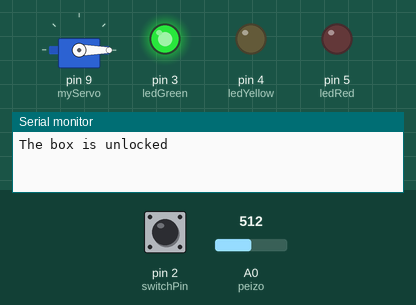
This sketch was run on a simulated Arduino Uno, built with avr-gcc and run on an emulated ATmega328P. Shown: servo, output pins drawn as LEDs (lit = HIGH), the last lines printed to the serial monitor. Dashed ring = blinking. The inputs (shaded band) are chosen by the test bench; at power-on: pin 2 (switchPin) LOW, A0 (peizo) = 512.

Above: at 1.2 s.
1.3 s: pin 2 (switchPin) pulled HIGH for 0.15 s
At 2.1 s:
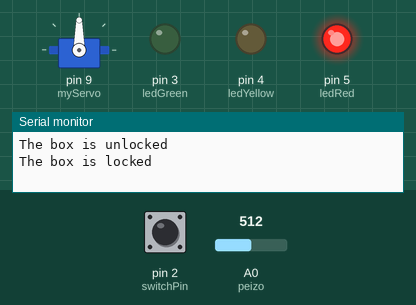
2.9 s: A0 (peizo) set to 415
4.4 s: A0 (peizo) set to 386
At 4.49 s:
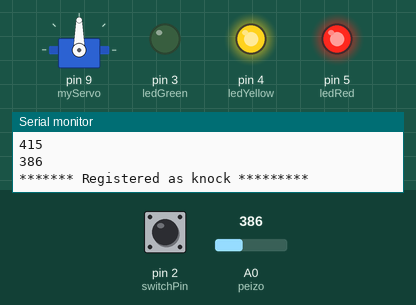
6.0 s: pin 2 (switchPin) pulled HIGH for 3.2 s
At 10.1 s:
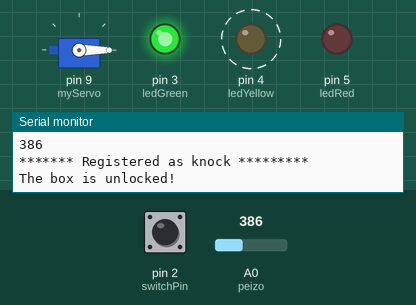
Timing chart, 0 to 11.6 s (numbered marks = the images above; inputs shaded):
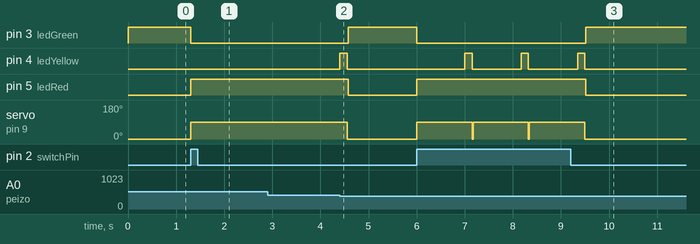

Measured:
- the behaviour switches between 400 and 399 on A0 (peizo) (found by bisection; images 1 and 2)
- after the input at 1.3 s, pin 3 (ledGreen): HIGH → LOW at once; pin 5 (ledRed): LOW → HIGH at once; servo on pin 9 (myServo): 0° → 90° at once
- after the input at 4.4 s, pin 3 (ledGreen): LOW → HIGH after 0.18 s; pin 4 (ledYellow): LOW → HIGH at once, → LOW 0.15 s later; pin 5 (ledRed): HIGH → LOW after 0.18 s; servo on pin 9 (myServo): 90° → 0° after 0.16 s
- after the input at 6.0 s, pin 3 (ledGreen): HIGH → LOW at once, → HIGH 3.5 s later; pin 4 (ledYellow): alternates HIGH for 0.15 s and LOW for 1.0 s, 6 changes in all, then stays LOW, starting after 1.0 s; pin 5 (ledRed): LOW → HIGH at once, → LOW 3.5 s later; servo on pin 9 (myServo): 0° → 90° at once, → 0° 3.5 s later

The sketch:

sketch_project12.ino
```cpp
/*
  Arduino Starter Kit -- Project 12
 */

 #include <Servo.h>

 Servo myServo;

 const int peizo = A0;
 const int switchPin = 2;
 const int ledYellow = 4;
 const int ledGreen = 3;
 const int ledRed = 5;

 int knockVal;
 int switchVal;

 const int quietKnock = 250;
 const int loudKnock = 400;

 boolean locked = false;
 int knockCount = 0;

 void setup() {

   myServo.attach(9);
   myServo.write(0);

   pinMode(switchPin, INPUT);
   pinMode(ledYellow, OUTPUT);
   pinMode(ledGreen, OUTPUT);
   pinMode(ledRed, OUTPUT);
   digitalWrite(ledGreen, HIGH);

   Serial.begin(9600);
   Serial.println("The box is unlocked");
 }

void loop() {
  if (!locked) {
    switchVal = digitalRead(switchPin);

    if(switchVal == HIGH) {
      locked = true;
      knockCount = 0;
      digitalWrite(ledGreen, LOW);
      digitalWrite(ledRed, HIGH);

      myServo.write(90);
      Serial.println("The box is locked");
      delay(1000);
    }
  }

  if (locked) {
    knockVal = analogRead(peizo);

    if (knockCount < 3 && knockVal > 0) {
      if (checkForKnock(knockVal) == true) {
        knockCount++;
      }
    }

    if (knockCount >= 3) {
      locked = false;
      myServo.write(0);
      delay(20);
      digitalWrite(ledGreen, HIGH);
      digitalWrite(ledRed, LOW);
      Serial.println("The box is unlocked!");
    }
  }
}

boolean checkForKnock(int value) {
  Serial.println(value);

  if (value > quietKnock && value < loudKnock) {
    digitalWrite(ledYellow, HIGH);
    delay(50);
    digitalWrite(ledYellow, LOW);
    Serial.println("******* Registered as knock ********* ");
    return true;

  } else {
    return false;
  }
}
```
